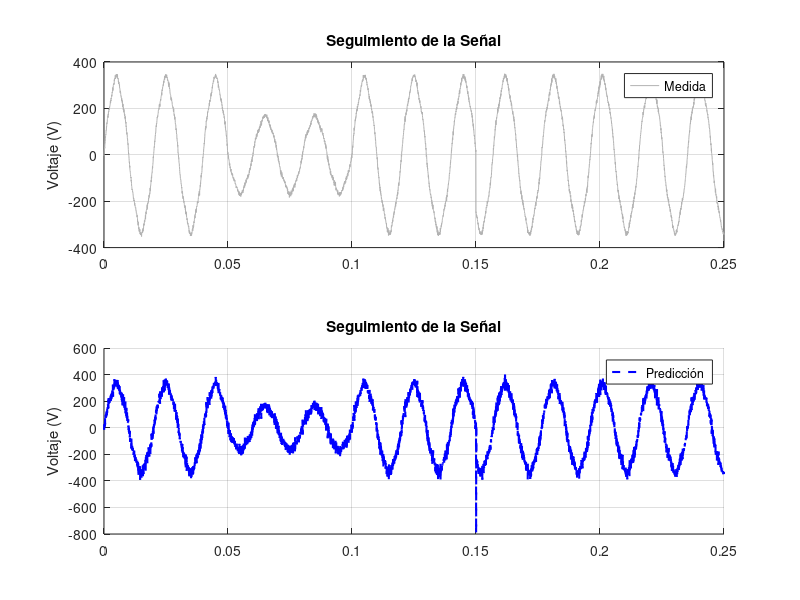

MATLAB code to generate this figure:
clc, clear, close all;

%% 1. Configuración General
Vp = 230*sqrt(2);
fs = 20e3;             
Ts = 1/fs;             
f0 = 50;   
w = 2*pi*f0;
T_sim = 0.25;       
t = 0:Ts:T_sim;

% Parámetro del modelo
gamma_model = 2*cos(w*Ts) + 1; 

%% 2. Generación de Escenarios de Red
vg_meas = zeros(size(t));

for i = 1:length(t)
    ti = t(i);
    
    % A. Cambio de Frecuencia (Salto a 45Hz en t > 0.15s)
    if ti < 0.15
        f_actual = 50;
    else
        f_actual = 51; % Cambio abrupto de frecuencia
    end
    w_actual = 2*pi*f_actual;
    
    % B. Cambio de Amplitud (Sag de 50% en t entre 0.05 y 0.1s)
    if ti > 0.05 && ti < 0.1
        Amp = 0.5 * Vp;
    else
        Amp = Vp;
    end
    
    % Señal fundamental
    signal = Amp * sin(w_actual * ti);
    
    % C. Armónicos (Añadimos un 5to armónico del 15%)
    harmonic = 0.05 * Amp * sin(5 * w_actual * ti);
    
    % D. Ruido Blanco (Ruido aleatorio de medición)
    noise = 5 * randn(); % Amplitud de ruido de aprox 15V
    
    % Señal Total que entra al algoritmo
    vg_meas(i) = signal + harmonic + noise;
end

%% 3. Implementación del Predictor 
vg_pred = zeros(size(t)); 
mem = [0, 0];

for i = 1:length(t)-1
    vg_pred(i+1) = gamma_model * (vg_meas(i) - mem(1)) + mem(2);
    mem(2) = mem(1);
    mem(1) = vg_meas(i);
end

%% 4. Visualización de Resultados
figure;

% Plot 1: Señal Completa vs Predicción
subplot(2,1,1);
plot(t, vg_meas, 'Color', [0.7 0.7 0.7], 'LineWidth', 0.5, 'DisplayName', 'Medida');
hold on;
ylabel('Voltaje (V)');
title('Seguimiento de la Señal');
legend('Location','best');
grid on;
xlim([0 T_sim]);

subplot(2,1,2); 
hold on;
plot(t, vg_pred, 'b--', 'LineWidth', 1.5, 'DisplayName', 'Predicción');
ylabel('Voltaje (V)');
title('Seguimiento de la Señal');
legend('Location','best');
grid on;
xlim([0 T_sim]);
